Frame 1 (no input): blank canvas, image omitted
Frame 60 (the mouse pressed at the canvas centre just before this capture): blank canvas, image omitted
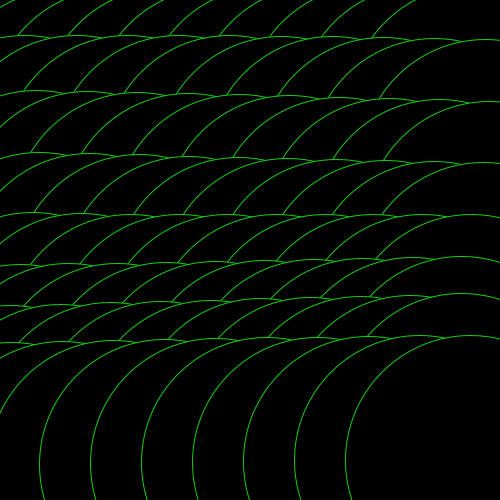
Frame 120 (the mouse held since frame 60 and released just before this capture)

The Processing sketch whose frames 1 and 60 were blank and that drew this single picture after the mouse press (run headless with seeded random() and noise(); from frame 60 on, the mouse is pressed at the canvas centre):

// Processing sketch: processing_99725
// ── processing_99725.pde

float a, incA;
float cX, cY;

//______________
void setup (){
  size (500,500);
  background (0);
  a = 0;
  incA = radians (1);   // es igual decir radians que (TWO_PI)/360;
  cX = width/2;
  cY = height/2;
  
}

//----------------
void draw (){
fill (0); //el último número es la transparencia. si declaro aquí un color es para que las figuras dejen un rastro
noStroke();  // evita que se dibuje el perímetro de la sig figura
rect (0,0, width, height);

float fase = 0;


//llamo a la función que declaré abajo; utilizamos "a" xq es la que está declarada arriba
for (int j =25; j < height; j +=50){
for (int i = 25; i< width; i += 50){
  
  fill(0);  
  circular(i, j,15,a+fase);
  fase += radians(5);

}
}
//fill(0);
//text ("fase =" +fase, 100,100);
a = a+incA;

}

//----------------

void circular (float centroX, float centroY, float radio, float angulo){
float x = centroX + radio*cos(angulo);  //usamos la palabra completa angulo
float y = centroY + radio*sin(angulo);

stroke (21,206,22);
//line(x,y,mouseX,mouseY);
ellipse(x,y,mouseX,mouseY);

noStroke();
ellipse (x,y,15,15);

}
